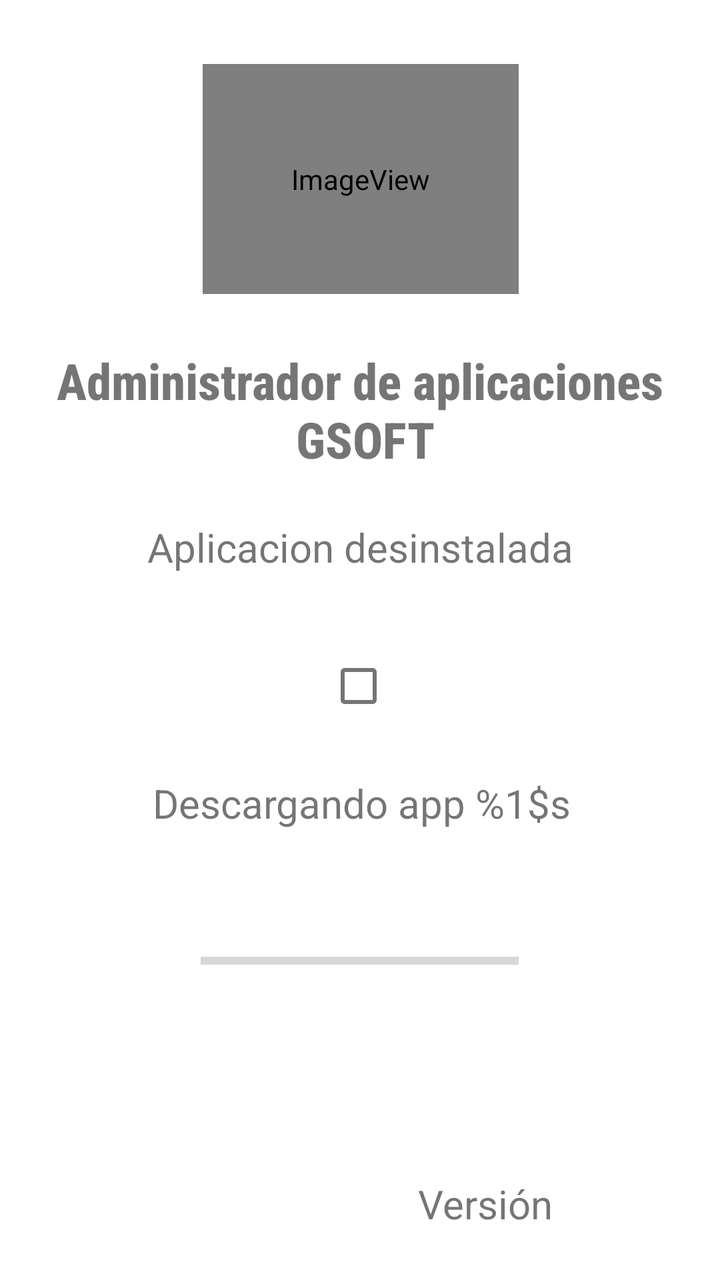
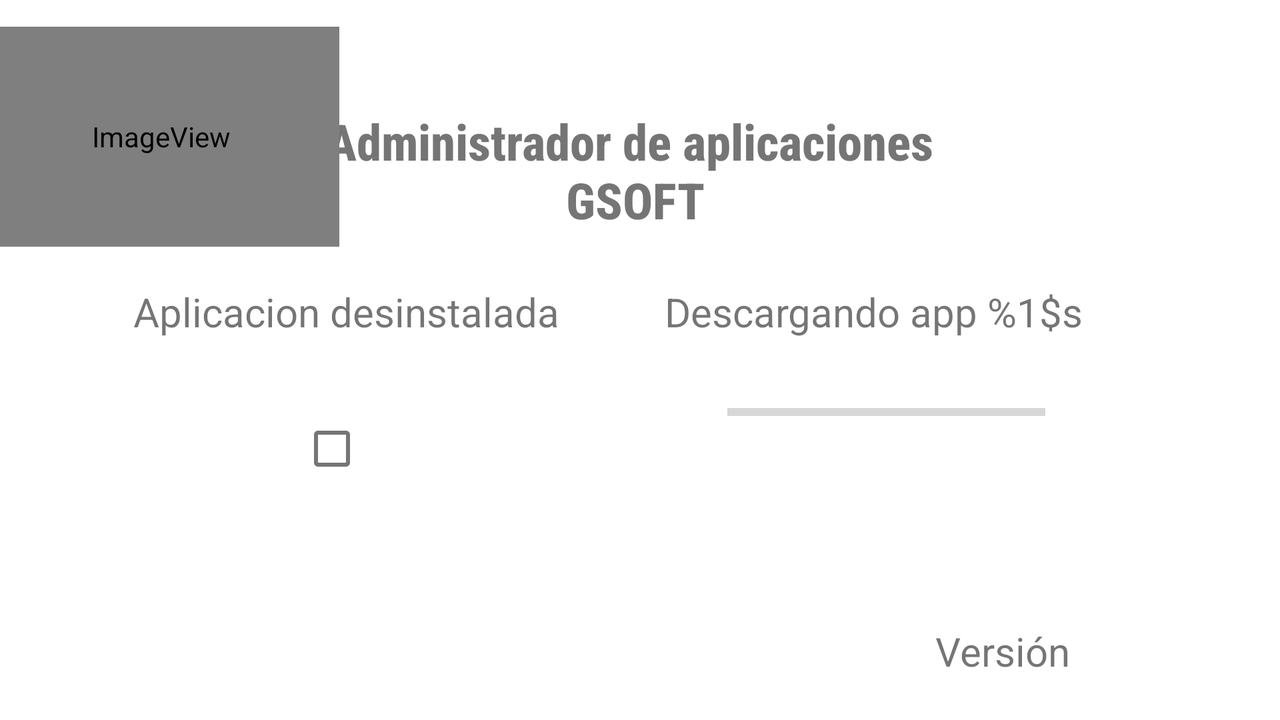

Compare how this app lays out the same screen by default and in its alternative resource folder. The renders come first, then the two layout files and the values they reference.
<!-- AndroidManifest.xml: application theme Theme.Coso -->
<!-- res/layout/activity_main.xml -->
<?xml version="1.0" encoding="utf-8"?>
<androidx.constraintlayout.widget.ConstraintLayout xmlns:android="http://schemas.android.com/apk/res/android"
    xmlns:app="http://schemas.android.com/apk/res-auto"
    xmlns:tools="http://schemas.android.com/tools"
    android:layout_width="match_parent"
    android:layout_height="match_parent"
    tools:context=".MainActivity">

    <TextView
        android:id="@+id/textView6"
        android:layout_width="wrap_content"
        android:layout_height="wrap_content"
        android:text="@string/versionApp"
        android:textSize="20sp"
        app:layout_constraintBottom_toBottomOf="parent"
        app:layout_constraintEnd_toEndOf="parent"
        app:layout_constraintHorizontal_bias="0.714"
        app:layout_constraintStart_toStartOf="parent"
        app:layout_constraintTop_toTopOf="parent"
        app:layout_constraintVertical_bias="0.96" />

    <TextView
        android:id="@+id/versionTxt"
        android:layout_width="63dp"
        android:layout_height="26dp"
        android:layout_marginEnd="28dp"
        app:layout_constraintBottom_toBottomOf="@+id/textView6"
        app:layout_constraintEnd_toEndOf="parent"
        app:layout_constraintTop_toTopOf="@+id/textView6"
        app:layout_constraintVertical_bias="1.0" />

    <CheckBox
        android:id="@+id/checkAppDesinstalada"
        style="@android:style/Widget.Holo.CompoundButton.CheckBox"
        android:layout_width="48dp"
        android:layout_height="48dp"

        android:layout_marginTop="32dp"
        android:checked="false"
        android:clickable="false"
        android:textAppearance="@style/TextAppearance.AppCompat.Body1"
        app:layout_constraintEnd_toEndOf="parent"
        app:layout_constraintHorizontal_bias="0.498"
        app:layout_constraintStart_toStartOf="parent"
        app:layout_constraintTop_toBottomOf="@+id/textView" />

    <TextView
        android:id="@+id/textView"
        android:layout_width="wrap_content"
        android:layout_height="wrap_content"
        android:layout_marginTop="260dp"
        android:text="@string/aplicacion_desinstalada"
        android:textSize="20sp"
        app:layout_constraintEnd_toEndOf="parent"
        app:layout_constraintStart_toStartOf="parent"
        app:layout_constraintTop_toTopOf="parent" />

    <ProgressBar
        android:id="@+id/progressBar"
        style="?android:attr/progressBarStyleHorizontal"
        android:layout_width="159dp"
        android:layout_height="67dp"
        android:layout_marginTop="32dp"
        app:layout_constraintEnd_toEndOf="@+id/textView2"
        app:layout_constraintHorizontal_bias="0.48"
        app:layout_constraintStart_toStartOf="@+id/textView2"
        app:layout_constraintTop_toBottomOf="@+id/textView2" />

    <TextView
        android:id="@+id/textView2"
        android:layout_width="wrap_content"
        android:layout_height="wrap_content"
        android:layout_marginBottom="116dp"
        android:background="#FFFFFF"
        android:foregroundGravity="top"
        android:foregroundTint="#A9A9A9"
        android:text="@string/descargando_app"
        android:textSize="20sp"
        app:layout_constraintBottom_toBottomOf="parent"
        app:layout_constraintEnd_toEndOf="parent"
        app:layout_constraintHorizontal_bias="0.506"
        app:layout_constraintStart_toStartOf="parent"
        app:layout_constraintTop_toBottomOf="@+id/checkAppDesinstalada"
        app:layout_constraintVertical_bias="0.161" />

    <TextView
        android:id="@+id/textView3"
        android:layout_width="wrap_content"
        android:layout_height="wrap_content"
        android:fontFamily="sans-serif-condensed-medium"
        android:gravity="center"
        android:text="@string/administrador_de_aplicaciones_n_gsoft"
        android:textSize="25sp"
        android:textStyle="bold"
        app:layout_constraintBottom_toBottomOf="parent"
        app:layout_constraintEnd_toEndOf="@+id/imageView4"
        app:layout_constraintHorizontal_bias="0.506"
        app:layout_constraintStart_toStartOf="@+id/imageView4"
        app:layout_constraintTop_toBottomOf="@+id/imageView4"
        app:layout_constraintVertical_bias="0.061" />

    <ImageView
        android:id="@+id/imageView4"
        android:layout_width="158dp"
        android:layout_height="115dp"
        android:layout_marginTop="32dp"
        android:background="#FFFFFF"
        android:contentDescription="@string/gs_logo_completo"
        android:forceHasOverlappingRendering="false"
        app:layout_constraintEnd_toEndOf="parent"
        app:layout_constraintHorizontal_bias="0.502"
        app:layout_constraintStart_toStartOf="parent"
        app:layout_constraintTop_toTopOf="parent"
        app:srcCompat="@mipmap/gs_logocompleto_new"
        tools:ignore="ImageContrastCheck" />

</androidx.constraintlayout.widget.ConstraintLayout>
<!-- resources referenced by this layout -->
<resources>
  <!-- mipmap gs_logocompleto_new (mipmap-anydpi-v26) -->
  <?xml version="1.0" encoding="utf-8"?>
  <adaptive-icon xmlns:android="http://schemas.android.com/apk/res/android">
      <background android:drawable="@color/gs_logocompleto_new_background"/>
      <foreground android:drawable="@mipmap/gs_logocompleto_new_foreground"/>
  </adaptive-icon>
  <string name="administrador_de_aplicaciones_n_gsoft">Administrador de aplicaciones\n GSOFT</string>
  <string name="aplicacion_desinstalada">Aplicacion desinstalada</string>
  <string name="descargando_app">Descargando app %1$s</string>
  <string name="gs_logo_completo">GS Logo completo</string>
  <string name="versionApp">Versión</string>
  <style name="Theme.Coso" parent="Theme.MaterialComponents.DayNight.DarkActionBar">
          
          <item name="colorPrimary">@color/purple_500</item>
          <item name="colorPrimaryVariant">@color/purple_700</item>
          <item name="colorOnPrimary">@color/white</item>
          
          <item name="colorSecondary">@color/teal_200</item>
          <item name="colorSecondaryVariant">@color/teal_700</item>
          <item name="colorOnSecondary">@color/black</item>
          
          <item name="android:statusBarColor" tools:targetApi="l">?attr/colorPrimaryVariant</item>
          
      </style>
  <color name="gs_logocompleto_new_background">#FFFFFF</color>
</resources>
<!-- res/layout-land/activity_main.xml (the repository's variant of the layout above) -->
<!-- drawn on the phone turned sideways -->
<?xml version="1.0" encoding="utf-8"?>
<androidx.constraintlayout.widget.ConstraintLayout xmlns:android="http://schemas.android.com/apk/res/android"
    xmlns:app="http://schemas.android.com/apk/res-auto"
    xmlns:tools="http://schemas.android.com/tools"
    android:layout_width="match_parent"
    android:layout_height="match_parent"
    tools:context=".MainActivity">

    <ProgressBar
        android:id="@+id/progressBar"
        style="?android:attr/progressBarStyleHorizontal"
        android:layout_width="159dp"
        android:layout_height="67dp"
        app:layout_constraintBottom_toBottomOf="parent"
        app:layout_constraintEnd_toEndOf="@+id/textView2"
        app:layout_constraintHorizontal_bias="0.62"
        app:layout_constraintStart_toStartOf="@+id/textView2"
        app:layout_constraintTop_toTopOf="parent"
        app:layout_constraintVertical_bias="0.589" />

    <CheckBox
        android:id="@+id/checkAppDesinstalada"
        style="@android:style/Widget.Holo.CompoundButton.CheckBox"
        android:layout_width="48dp"
        android:layout_height="48dp"

        android:checked="false"
        android:clickable="false"
        android:textAppearance="@style/TextAppearance.AppCompat.Body1"
        app:layout_constraintBottom_toBottomOf="parent"
        app:layout_constraintEnd_toEndOf="@+id/textView"
        app:layout_constraintHorizontal_bias="0.457"
        app:layout_constraintStart_toStartOf="@+id/textView"
        app:layout_constraintTop_toBottomOf="@+id/textView"
        app:layout_constraintVertical_bias="0.217" />

    <TextView
        android:id="@+id/textView2"
        android:layout_width="wrap_content"
        android:layout_height="wrap_content"
        android:foregroundGravity="top"
        android:foregroundTint="#A9A9A9"
        android:text="@string/descargando_app"
        android:textSize="20sp"
        app:layout_constraintBottom_toBottomOf="parent"
        app:layout_constraintEnd_toEndOf="parent"
        app:layout_constraintHorizontal_bias="0.772"
        app:layout_constraintStart_toStartOf="parent"
        app:layout_constraintTop_toTopOf="parent"
        app:layout_constraintVertical_bias="0.427" />

    <TextView
        android:id="@+id/textView"
        android:layout_width="wrap_content"
        android:layout_height="wrap_content"
        android:text="@string/aplicacion_desinstalada"
        android:textSize="20sp"
        app:layout_constraintBottom_toBottomOf="parent"
        app:layout_constraintEnd_toEndOf="parent"
        app:layout_constraintHorizontal_bias="0.156"
        app:layout_constraintStart_toStartOf="parent"
        app:layout_constraintTop_toTopOf="parent"
        app:layout_constraintVertical_bias="0.427" />

    <TextView
        android:id="@+id/textView4"
        android:layout_width="wrap_content"
        android:layout_height="wrap_content"
        android:text="@string/versionApp"
        android:textSize="20sp"
        app:layout_constraintBottom_toBottomOf="parent"
        app:layout_constraintEnd_toStartOf="@+id/versionTxt"
        app:layout_constraintHorizontal_bias="0.977"
        app:layout_constraintStart_toStartOf="parent"
        app:layout_constraintTop_toTopOf="parent"
        app:layout_constraintVertical_bias="0.937" />

    <TextView
        android:id="@+id/textView3"
        android:layout_width="wrap_content"
        android:layout_height="wrap_content"
        android:fontFamily="sans-serif-condensed-medium"
        android:gravity="center"
        android:text="@string/administrador_de_aplicaciones_n_gsoft"
        android:textSize="25sp"
        android:textStyle="bold"
        app:layout_constraintBottom_toBottomOf="parent"
        app:layout_constraintEnd_toEndOf="parent"
        app:layout_constraintHorizontal_bias="0.484"
        app:layout_constraintStart_toStartOf="parent"
        app:layout_constraintTop_toTopOf="parent"
        app:layout_constraintVertical_bias="0.181" />

    <ImageView
        android:id="@+id/imageView4"
        android:layout_width="178dp"
        android:layout_height="110dp"
        android:background="#FFFFFF"
        android:contentDescription="@string/gs_logo_completo"
        android:forceHasOverlappingRendering="false"
        app:layout_constraintBottom_toBottomOf="parent"
        app:layout_constraintEnd_toStartOf="@+id/textView3"
        app:layout_constraintHorizontal_bias="0.592"
        app:layout_constraintStart_toStartOf="parent"
        app:layout_constraintTop_toTopOf="parent"
        app:layout_constraintVertical_bias="0.053"
        app:srcCompat="@mipmap/gs_logocompleto_new"
        tools:ignore="ImageContrastCheck" />

    <TextView
        android:id="@+id/versionTxt"
        android:layout_width="78dp"
        android:layout_height="27dp"
        android:layout_marginEnd="16dp"
        android:textSize="20sp"
        app:layout_constraintBottom_toBottomOf="@+id/textView4"
        app:layout_constraintEnd_toEndOf="parent"
        app:layout_constraintTop_toTopOf="@+id/textView4"
        app:layout_constraintVertical_bias="0.0" />

</androidx.constraintlayout.widget.ConstraintLayout>
